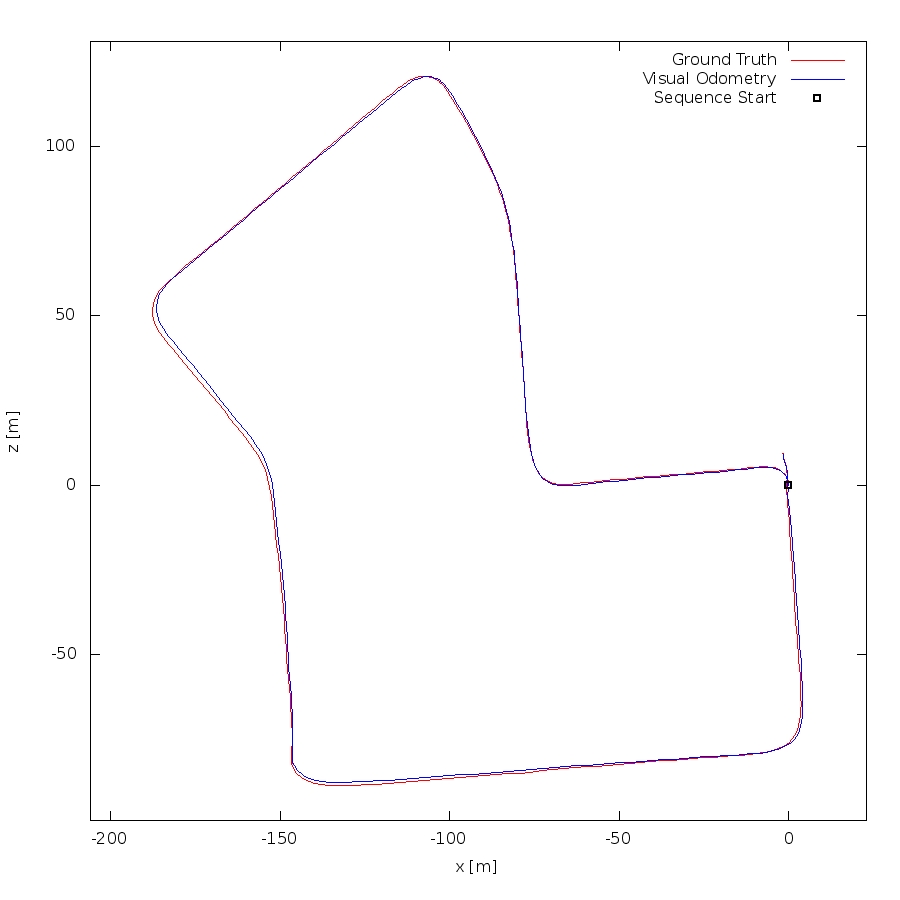

gnuplot code for this plot:
set term postscript eps enhanced color
set output "07.eps"
set size ratio -1
set xrange [-207:23]
set yrange [-99:131]
set xlabel "x [m]"
set ylabel "z [m]"
plot "07.txt" using 1:2 lc rgb "#FF0000" title 'Ground Truth' w lines,"07.txt" using 3:4 lc rgb "#0000FF" title 'Visual Odometry' w lines,"< head -1 07.txt" using 1:2 lc rgb "#000000" pt 4 ps 1 lw 2 title 'Sequence Start' w points
